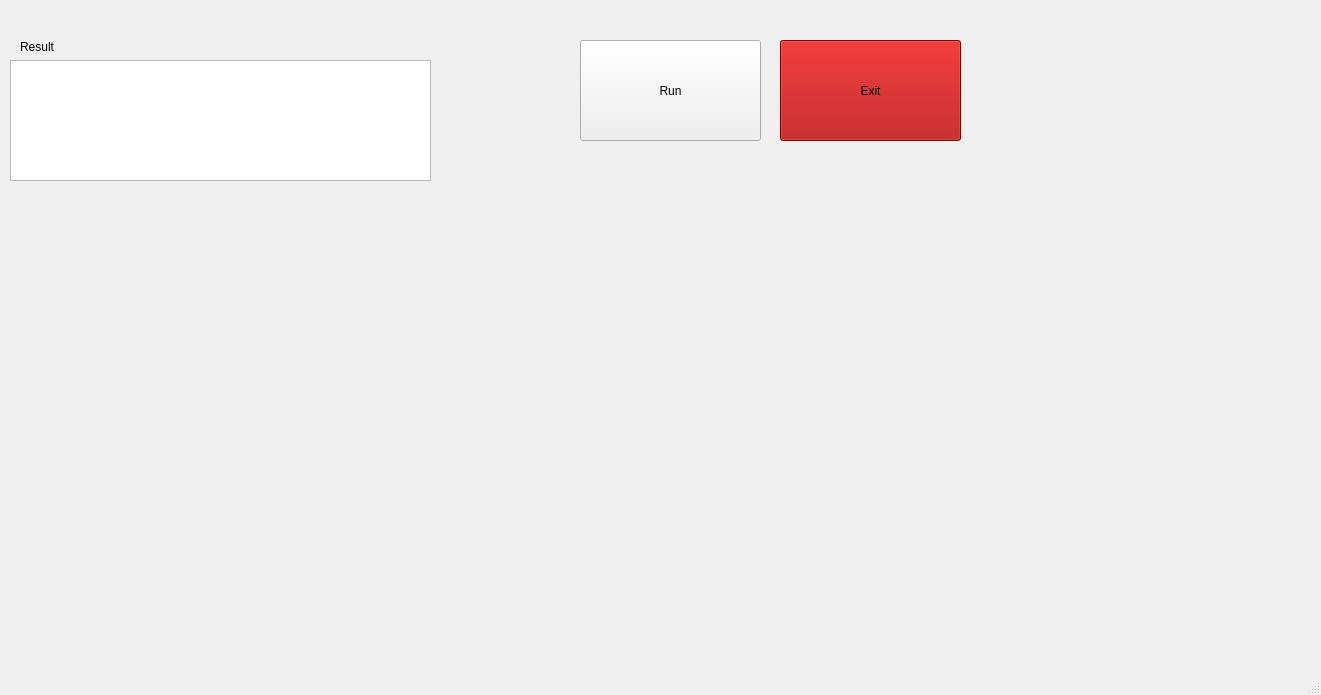
<?xml version="1.0" encoding="UTF-8"?>
<ui version="4.0">
 <class>MainWindow</class>
 <widget class="QMainWindow" name="MainWindow">
  <property name="geometry">
   <rect>
    <x>0</x>
    <y>0</y>
    <width>1321</width>
    <height>695</height>
   </rect>
  </property>
  <property name="windowTitle">
   <string>MainWindow</string>
  </property>
  <widget class="QWidget" name="centralwidget">
   <widget class="QLabel" name="photo">
    <property name="geometry">
     <rect>
      <x>10</x>
      <y>190</y>
      <width>541</width>
      <height>461</height>
     </rect>
    </property>
    <property name="text">
     <string/>
    </property>
    <property name="pixmap">
     <pixmap>../../../../../../AUTOCORT/autocort_python/src/plot/perfil_kpi.png</pixmap>
    </property>
   </widget>
   <widget class="QPushButton" name="ButtonRun">
    <property name="geometry">
     <rect>
      <x>580</x>
      <y>40</y>
      <width>181</width>
      <height>101</height>
     </rect>
    </property>
    <property name="text">
     <string>Run</string>
    </property>
   </widget>
   <widget class="QTextBrowser" name="textBrowser">
    <property name="geometry">
     <rect>
      <x>10</x>
      <y>60</y>
      <width>421</width>
      <height>121</height>
     </rect>
    </property>
   </widget>
   <widget class="QLabel" name="photo_2">
    <property name="geometry">
     <rect>
      <x>580</x>
      <y>190</y>
      <width>731</width>
      <height>471</height>
     </rect>
    </property>
    <property name="text">
     <string/>
    </property>
    <property name="pixmap">
     <pixmap>../../../../../../AUTOCORT/autocort_python/src/plot/perfil_kpi.png</pixmap>
    </property>
   </widget>
   <widget class="QLabel" name="label">
    <property name="geometry">
     <rect>
      <x>20</x>
      <y>40</y>
      <width>47</width>
      <height>13</height>
     </rect>
    </property>
    <property name="text">
     <string>Result</string>
    </property>
   </widget>
   <widget class="QPushButton" name="exit">
    <property name="geometry">
     <rect>
      <x>780</x>
      <y>40</y>
      <width>181</width>
      <height>101</height>
     </rect>
    </property>
    <property name="palette">
     <palette>
      <active>
       <colorrole role="WindowText">
        <brush brushstyle="SolidPattern">
         <color alpha="255">
          <red>0</red>
          <green>0</green>
          <blue>0</blue>
         </color>
        </brush>
       </colorrole>
       <colorrole role="Button">
        <brush brushstyle="SolidPattern">
         <color alpha="255">
          <red>170</red>
          <green>0</green>
          <blue>0</blue>
         </color>
        </brush>
       </colorrole>
       <colorrole role="Light">
        <brush brushstyle="SolidPattern">
         <color alpha="255">
          <red>255</red>
          <green>0</green>
          <blue>0</blue>
         </color>
        </brush>
       </colorrole>
       <colorrole role="Midlight">
        <brush brushstyle="SolidPattern">
         <color alpha="255">
          <red>212</red>
          <green>0</green>
          <blue>0</blue>
         </color>
        </brush>
       </colorrole>
       <colorrole role="Dark">
        <brush brushstyle="SolidPattern">
         <color alpha="255">
          <red>85</red>
          <green>0</green>
          <blue>0</blue>
         </color>
        </brush>
       </colorrole>
       <colorrole role="Mid">
        <brush brushstyle="SolidPattern">
         <color alpha="255">
          <red>113</red>
          <green>0</green>
          <blue>0</blue>
         </color>
        </brush>
       </colorrole>
       <colorrole role="Text">
        <brush brushstyle="SolidPattern">
         <color alpha="255">
          <red>0</red>
          <green>0</green>
          <blue>0</blue>
         </color>
        </brush>
       </colorrole>
       <colorrole role="BrightText">
        <brush brushstyle="SolidPattern">
         <color alpha="255">
          <red>255</red>
          <green>255</green>
          <blue>255</blue>
         </color>
        </brush>
       </colorrole>
       <colorrole role="ButtonText">
        <brush brushstyle="SolidPattern">
         <color alpha="255">
          <red>0</red>
          <green>0</green>
          <blue>0</blue>
         </color>
        </brush>
       </colorrole>
       <colorrole role="Base">
        <brush brushstyle="SolidPattern">
         <color alpha="255">
          <red>255</red>
          <green>255</green>
          <blue>255</blue>
         </color>
        </brush>
       </colorrole>
       <colorrole role="Window">
        <brush brushstyle="SolidPattern">
         <color alpha="255">
          <red>170</red>
          <green>0</green>
          <blue>0</blue>
         </color>
        </brush>
       </colorrole>
       <colorrole role="Shadow">
        <brush brushstyle="SolidPattern">
         <color alpha="255">
          <red>0</red>
          <green>0</green>
          <blue>0</blue>
         </color>
        </brush>
       </colorrole>
       <colorrole role="AlternateBase">
        <brush brushstyle="SolidPattern">
         <color alpha="255">
          <red>212</red>
          <green>127</green>
          <blue>127</blue>
         </color>
        </brush>
       </colorrole>
       <colorrole role="ToolTipBase">
        <brush brushstyle="SolidPattern">
         <color alpha="255">
          <red>255</red>
          <green>255</green>
          <blue>220</blue>
         </color>
        </brush>
       </colorrole>
       <colorrole role="ToolTipText">
        <brush brushstyle="SolidPattern">
         <color alpha="255">
          <red>0</red>
          <green>0</green>
          <blue>0</blue>
         </color>
        </brush>
       </colorrole>
       <colorrole role="PlaceholderText">
        <brush brushstyle="SolidPattern">
         <color alpha="128">
          <red>0</red>
          <green>0</green>
          <blue>0</blue>
         </color>
        </brush>
       </colorrole>
      </active>
      <inactive>
       <colorrole role="WindowText">
        <brush brushstyle="SolidPattern">
         <color alpha="255">
          <red>0</red>
          <green>0</green>
          <blue>0</blue>
         </color>
        </brush>
       </colorrole>
       <colorrole role="Button">
        <brush brushstyle="SolidPattern">
         <color alpha="255">
          <red>170</red>
          <green>0</green>
          <blue>0</blue>
         </color>
        </brush>
       </colorrole>
       <colorrole role="Light">
        <brush brushstyle="SolidPattern">
         <color alpha="255">
          <red>255</red>
          <green>0</green>
          <blue>0</blue>
         </color>
        </brush>
       </colorrole>
       <colorrole role="Midlight">
        <brush brushstyle="SolidPattern">
         <color alpha="255">
          <red>212</red>
          <green>0</green>
          <blue>0</blue>
         </color>
        </brush>
       </colorrole>
       <colorrole role="Dark">
        <brush brushstyle="SolidPattern">
         <color alpha="255">
          <red>85</red>
          <green>0</green>
          <blue>0</blue>
         </color>
        </brush>
       </colorrole>
       <colorrole role="Mid">
        <brush brushstyle="SolidPattern">
         <color alpha="255">
          <red>113</red>
          <green>0</green>
          <blue>0</blue>
         </color>
        </brush>
       </colorrole>
       <colorrole role="Text">
        <brush brushstyle="SolidPattern">
         <color alpha="255">
          <red>0</red>
          <green>0</green>
          <blue>0</blue>
         </color>
        </brush>
       </colorrole>
       <colorrole role="BrightText">
        <brush brushstyle="SolidPattern">
         <color alpha="255">
          <red>255</red>
          <green>255</green>
          <blue>255</blue>
         </color>
        </brush>
       </colorrole>
       <colorrole role="ButtonText">
        <brush brushstyle="SolidPattern">
         <color alpha="255">
          <red>0</red>
          <green>0</green>
          <blue>0</blue>
         </color>
        </brush>
       </colorrole>
       <colorrole role="Base">
        <brush brushstyle="SolidPattern">
         <color alpha="255">
          <red>255</red>
          <green>255</green>
          <blue>255</blue>
         </color>
        </brush>
       </colorrole>
       <colorrole role="Window">
        <brush brushstyle="SolidPattern">
         <color alpha="255">
          <red>170</red>
          <green>0</green>
          <blue>0</blue>
         </color>
        </brush>
       </colorrole>
       <colorrole role="Shadow">
        <brush brushstyle="SolidPattern">
         <color alpha="255">
          <red>0</red>
          <green>0</green>
          <blue>0</blue>
         </color>
        </brush>
       </colorrole>
       <colorrole role="AlternateBase">
        <brush brushstyle="SolidPattern">
         <color alpha="255">
          <red>212</red>
          <green>127</green>
          <blue>127</blue>
         </color>
        </brush>
       </colorrole>
       <colorrole role="ToolTipBase">
        <brush brushstyle="SolidPattern">
         <color alpha="255">
          <red>255</red>
          <green>255</green>
          <blue>220</blue>
         </color>
        </brush>
       </colorrole>
       <colorrole role="ToolTipText">
        <brush brushstyle="SolidPattern">
         <color alpha="255">
          <red>0</red>
          <green>0</green>
          <blue>0</blue>
         </color>
        </brush>
       </colorrole>
       <colorrole role="PlaceholderText">
        <brush brushstyle="SolidPattern">
         <color alpha="128">
          <red>0</red>
          <green>0</green>
          <blue>0</blue>
         </color>
        </brush>
       </colorrole>
      </inactive>
      <disabled>
       <colorrole role="WindowText">
        <brush brushstyle="SolidPattern">
         <color alpha="255">
          <red>85</red>
          <green>0</green>
          <blue>0</blue>
         </color>
        </brush>
       </colorrole>
       <colorrole role="Button">
        <brush brushstyle="SolidPattern">
         <color alpha="255">
          <red>170</red>
          <green>0</green>
          <blue>0</blue>
         </color>
        </brush>
       </colorrole>
       <colorrole role="Light">
        <brush brushstyle="SolidPattern">
         <color alpha="255">
          <red>255</red>
          <green>0</green>
          <blue>0</blue>
         </color>
        </brush>
       </colorrole>
       <colorrole role="Midlight">
        <brush brushstyle="SolidPattern">
         <color alpha="255">
          <red>212</red>
          <green>0</green>
          <blue>0</blue>
         </color>
        </brush>
       </colorrole>
       <colorrole role="Dark">
        <brush brushstyle="SolidPattern">
         <color alpha="255">
          <red>85</red>
          <green>0</green>
          <blue>0</blue>
         </color>
        </brush>
       </colorrole>
       <colorrole role="Mid">
        <brush brushstyle="SolidPattern">
         <color alpha="255">
          <red>113</red>
          <green>0</green>
          <blue>0</blue>
         </color>
        </brush>
       </colorrole>
       <colorrole role="Text">
        <brush brushstyle="SolidPattern">
         <color alpha="255">
          <red>85</red>
          <green>0</green>
          <blue>0</blue>
         </color>
        </brush>
       </colorrole>
       <colorrole role="BrightText">
        <brush brushstyle="SolidPattern">
         <color alpha="255">
          <red>255</red>
          <green>255</green>
          <blue>255</blue>
         </color>
        </brush>
       </colorrole>
       <colorrole role="ButtonText">
        <brush brushstyle="SolidPattern">
         <color alpha="255">
          <red>85</red>
          <green>0</green>
          <blue>0</blue>
         </color>
        </brush>
       </colorrole>
       <colorrole role="Base">
        <brush brushstyle="SolidPattern">
         <color alpha="255">
          <red>170</red>
          <green>0</green>
          <blue>0</blue>
         </color>
        </brush>
       </colorrole>
       <colorrole role="Window">
        <brush brushstyle="SolidPattern">
         <color alpha="255">
          <red>170</red>
          <green>0</green>
          <blue>0</blue>
         </color>
        </brush>
       </colorrole>
       <colorrole role="Shadow">
        <brush brushstyle="SolidPattern">
         <color alpha="255">
          <red>0</red>
          <green>0</green>
          <blue>0</blue>
         </color>
        </brush>
       </colorrole>
       <colorrole role="AlternateBase">
        <brush brushstyle="SolidPattern">
         <color alpha="255">
          <red>170</red>
          <green>0</green>
          <blue>0</blue>
         </color>
        </brush>
       </colorrole>
       <colorrole role="ToolTipBase">
        <brush brushstyle="SolidPattern">
         <color alpha="255">
          <red>255</red>
          <green>255</green>
          <blue>220</blue>
         </color>
        </brush>
       </colorrole>
       <colorrole role="ToolTipText">
        <brush brushstyle="SolidPattern">
         <color alpha="255">
          <red>0</red>
          <green>0</green>
          <blue>0</blue>
         </color>
        </brush>
       </colorrole>
       <colorrole role="PlaceholderText">
        <brush brushstyle="SolidPattern">
         <color alpha="128">
          <red>0</red>
          <green>0</green>
          <blue>0</blue>
         </color>
        </brush>
       </colorrole>
      </disabled>
     </palette>
    </property>
    <property name="mouseTracking">
     <bool>true</bool>
    </property>
    <property name="text">
     <string>Exit</string>
    </property>
   </widget>
  </widget>
  <widget class="QMenuBar" name="menubar">
   <property name="geometry">
    <rect>
     <x>0</x>
     <y>0</y>
     <width>1321</width>
     <height>21</height>
    </rect>
   </property>
  </widget>
  <widget class="QStatusBar" name="statusbar"/>
 </widget>
 <resources/>
 <connections/>
</ui>
